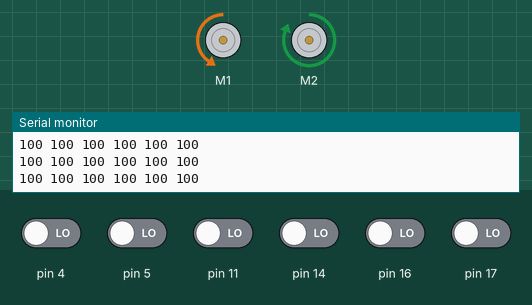
Recording of a sketch running on a simulated Arduino Uno, built with avr-gcc and run on an emulated ATmega328P. On the bench: 2 × DC motor (green arrow = forward, orange = backward, longer = faster), the last lines printed to the serial monitor. Inputs (shaded band) come from the test bench; at power-on: pin 4, pin 5, pin 11, pin 14, pin 16, pin 17 LOW.

Above: at 1.2 s.
1.3 s: pin 5 driven HIGH
At 1.9 s:
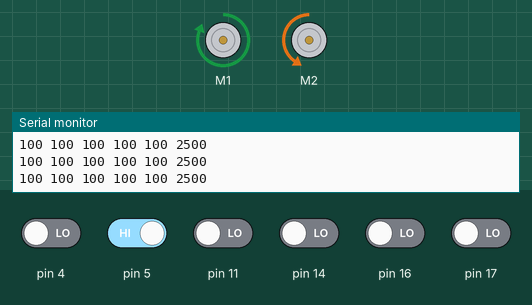
2.8 s: pin 4 driven HIGH
At 3.3 s:
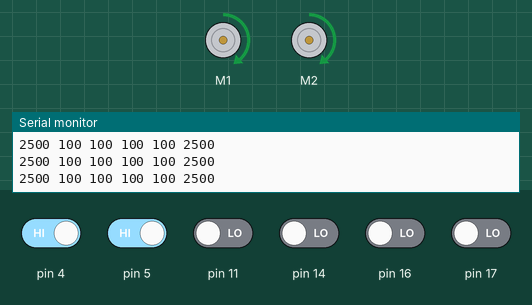
4.4 s: pin 11 driven HIGH
At 5.6 s:
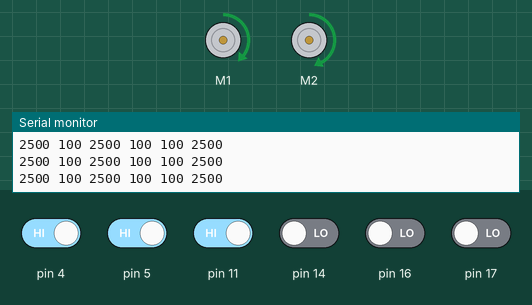
6.0 s: pin 14 driven HIGH
At 6.8 s:
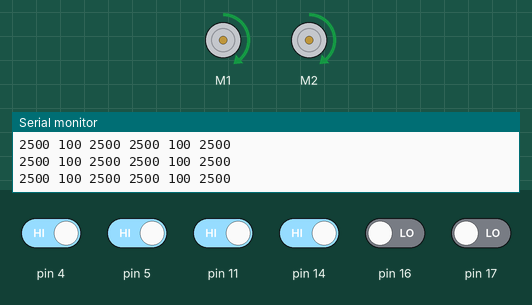
7.6 s: pin 16 driven HIGH
At 8.1 s:
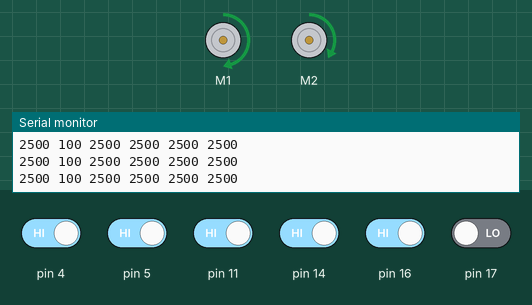
9.2 s: pin 4 driven LOW
At 10.5 s:
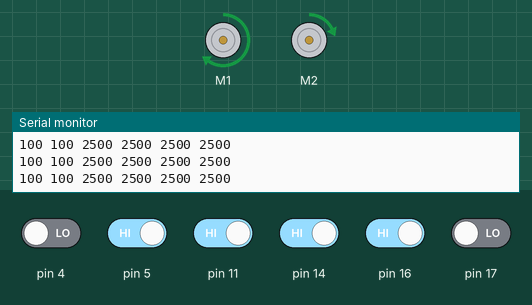
Timing chart, 0 to 11.8 s (numbered marks = the images above; inputs shaded):
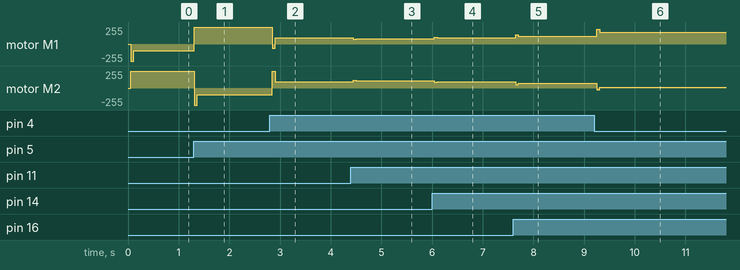

Measured:
- after the input at 1.3 s, motor M1: backward 103/255 → forward 255/255 at once; motor M2: forward 255/255 → backward 103/255 at once
- after the input at 2.8 s, motor M1: forward 255/255 → forward 95/255 after 0.05 s; motor M2: backward 103/255 → forward 95/255 after 0.05 s
- after the input at 4.4 s, motor M1: forward 95/255 → forward 82/255 after 0.05 s; motor M2: forward 95/255 → forward 108/255 after 0.05 s
- after the input at 6.0 s, motor M1: forward 82/255 → forward 95/255 after 0.05 s; motor M2: forward 108/255 → forward 95/255 after 0.05 s
- after the input at 7.6 s, motor M1: forward 95/255 → forward 119/255 after 0.05 s; motor M2: forward 95/255 → forward 71/255 after 0.05 s
- after the input at 9.2 s, motor M1: forward 119/255 → forward 175/255 after 0.05 s; motor M2: forward 71/255 → forward 15/255 after 0.05 s

The sketch:

milestone2_code.ino
```cpp
#include <Wire.h>
#include <ZumoShield.h>

ZumoReflectanceSensorArray linesensors(QTR_NO_EMITTER_PIN);
ZumoMotors motors;

void setup() {
  Serial.begin(9600);
}

unsigned int sensor_vals[6];
int BASE_SPEED = 150;
double PROPORTION_GAIN = 0.125;
double DERIVATIVE_GAIN = 0.1;
int last_error = 0;

void loop() {
  linesensors.read(sensor_vals);
  Serial.print(sensor_vals[0]);
  Serial.print(" ");
  Serial.print(sensor_vals[1]);
  Serial.print(" ");
  Serial.print(sensor_vals[2]);
  Serial.print(" ");
  Serial.print(sensor_vals[3]);
  Serial.print(" ");
  Serial.print(sensor_vals[4]);
  Serial.print(" ");
  Serial.println(sensor_vals[5]);
  delay(50);

  int line_position = linesensors.readLine(sensor_vals);
  int error = line_position - 2500;
  int error_change = error - last_error;
  int left_speed = BASE_SPEED + PROPORTION_GAIN * error + DERIVATIVE_GAIN * error_change;
  int right_speed = BASE_SPEED + -PROPORTION_GAIN * error + -DERIVATIVE_GAIN * error_change;
  last_error = error;
  motors.setSpeeds(left_speed, right_speed);
}
```
